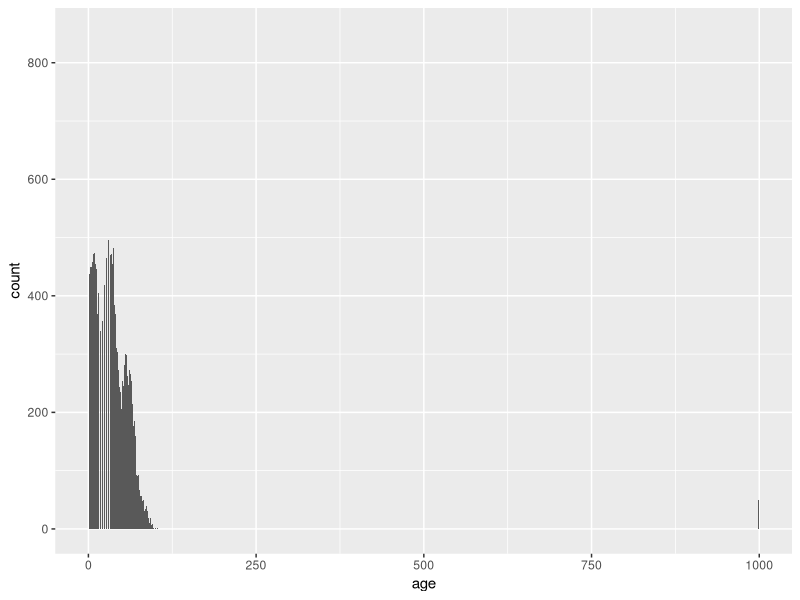
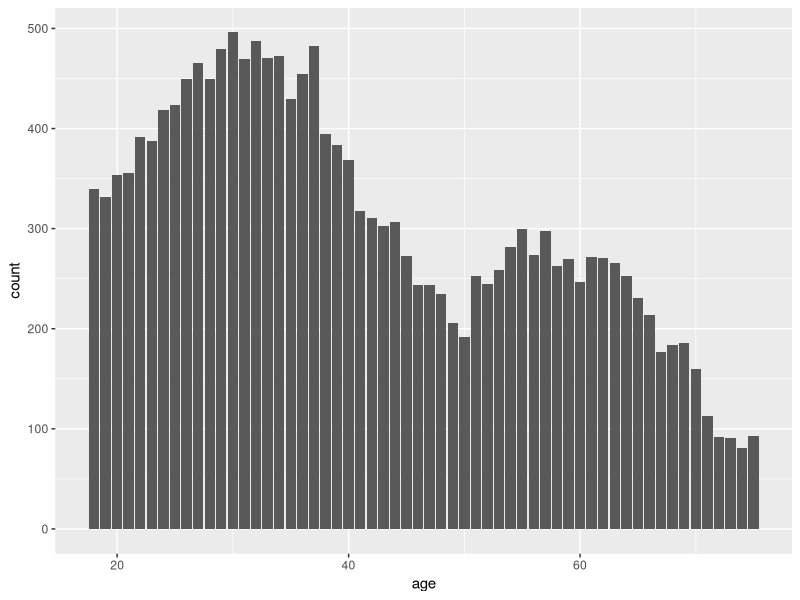
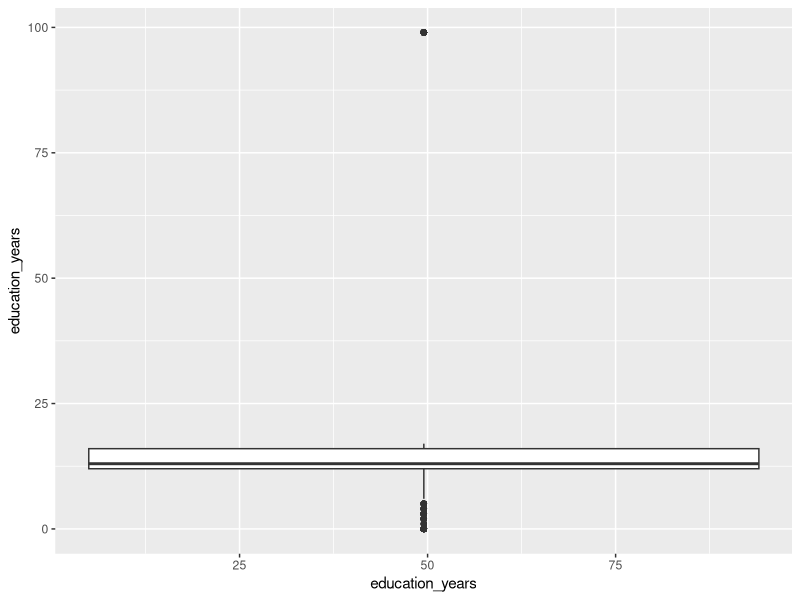
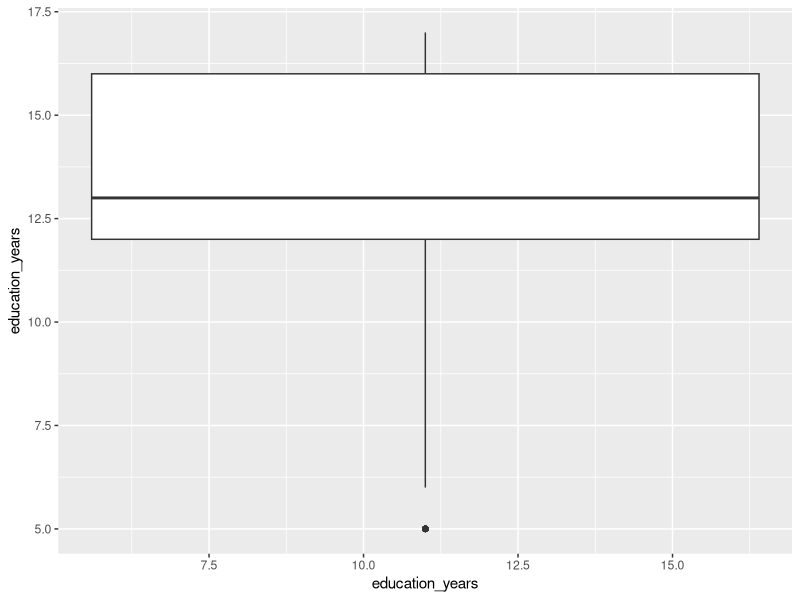
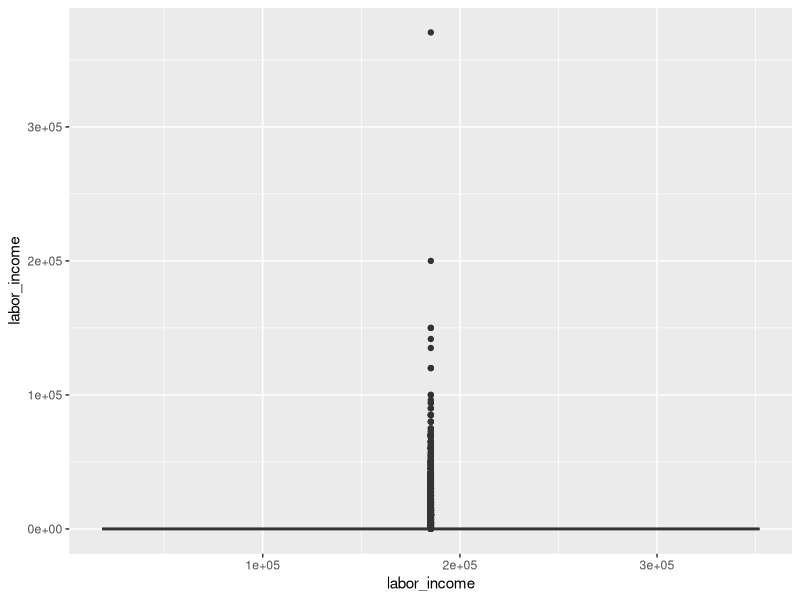
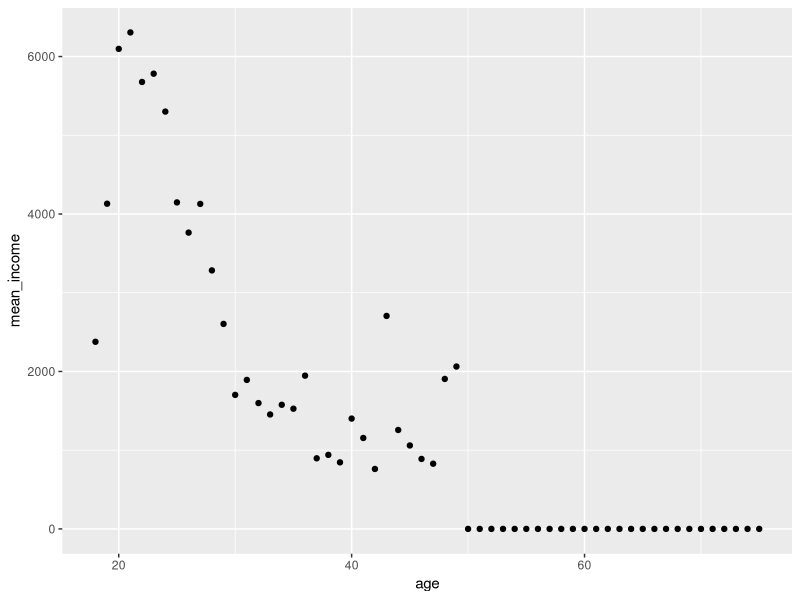
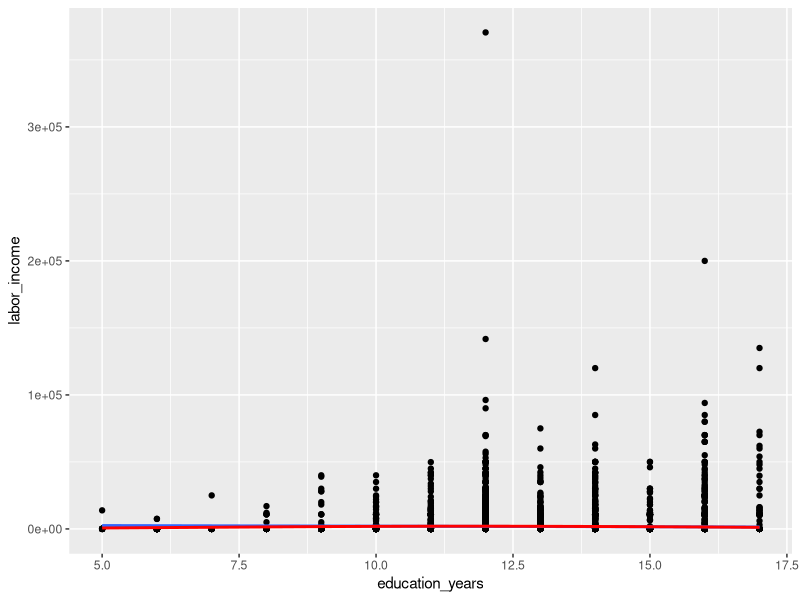
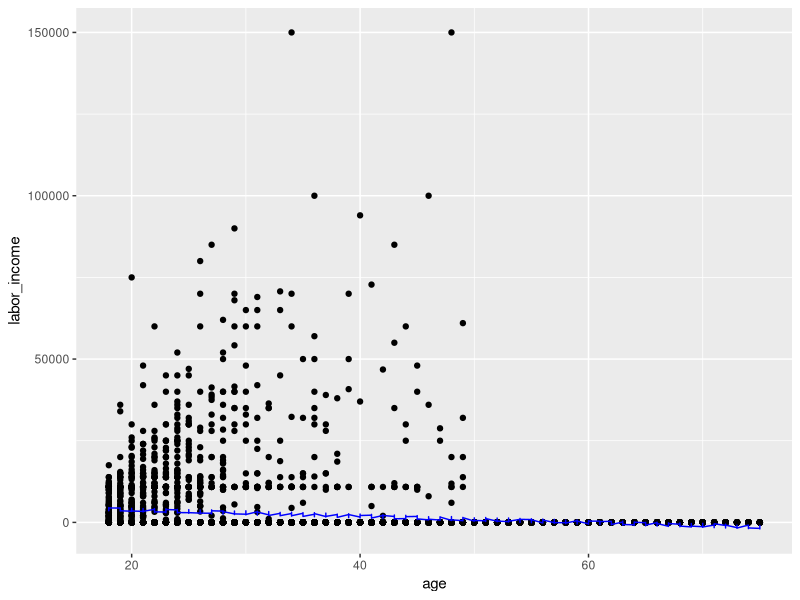

The R script that drew these images, in order:
## ---- chunk 1
# load packages and data
library(ggplot2)
library(dplyr)
library(modelr)
psid <- read.csv("psid_2017.csv")

## ---- chunk 2
# view data structure
str(psid)

# plot age
age_dist <- ggplot(psid, aes(x = age)) + geom_bar()
age_dist

# filter to reasonable age group
psid_clean <- psid %>%
  filter(age >= 18 & age <= 75)

# plot flitered age
age_clean_dist <- ggplot(psid_clean, aes(x = age)) + geom_bar()
age_clean_dist

# plot education
education_boxplot <- ggplot(psid_clean, aes(education_years, education_years)) + geom_boxplot()
education_boxplot

# filter to reasonable education levels
psid_clean <- psid_clean %>%
  filter(education_years >= 5 & education_years <= 25)
education_boxplot <- ggplot(psid_clean, aes(education_years, education_years)) + geom_boxplot()
education_boxplot

# plot income
income_boxplot <- psid_clean %>%
  ggplot(aes(labor_income, labor_income)) + geom_boxplot()
income_boxplot

# view income summary statistics
summary(psid_clean$labor_income)

# plot mean income by age
income_by_age_scatterplot <- psid_clean %>%
  group_by(age) %>%
  summarize(mean_income = mean(labor_income)) %>%
  ggplot(aes(age,mean_income)) + geom_point()
income_by_age_scatterplot

# subset data points into train and test sets
set.seed(123)
sample <- sample(c(TRUE, FALSE), nrow(psid_clean), replace = T, prob = c(0.6,0.4))

# define train and test
train <- psid_clean[sample, ]
test <- psid_clean[!sample, ]

# build model
model <- lm(labor_income ~ education_years, data = train)

# plot against LOESS model
plot <- train %>%
  ggplot(aes(education_years, labor_income)) + geom_point() + geom_smooth(method = "lm") + geom_smooth(se = FALSE, color = "red")
plot

# compute r-squared
r_sq <- summary(model)$r.squared * 100

# uncomment to write out r-squared interpretation
sprintf("Based on a simple linear regression model, we have determined that %s percent of the variation in respondent income can be predicted by a respondent's education level.", r_sq)

# build second model
model_2 <- lm(labor_income ~ education_years + age + gender, data = train)
r_sq_2 <- summary(model_2)$r.squared * 100
# uncomment to write out r-squared interpretation
sprintf("Based on a simple linear regression model, we have determined that %s percent of the variation in respondent income can be predicted by a respondent's education level, age and gender.", r_sq_2)

# plot predictions versus observed
plot2 <- test %>%
  add_predictions(model_2) %>%
  ggplot(aes(age, labor_income)) + geom_point() + geom_line(aes(y = pred), color = "blue")
plot2
# write out model results
summary(model_2)
# extract education coefficent
education_coefficient <- summary(model_2)$coefficients[2]
education_coefficient

# uncomment to write out coefficent interpretation
sprintf("Based on a multiple linear regression model of education, age, and gender, for every additional year of formal education, the average American resident's income increases by $%s.", education_coefficient)
